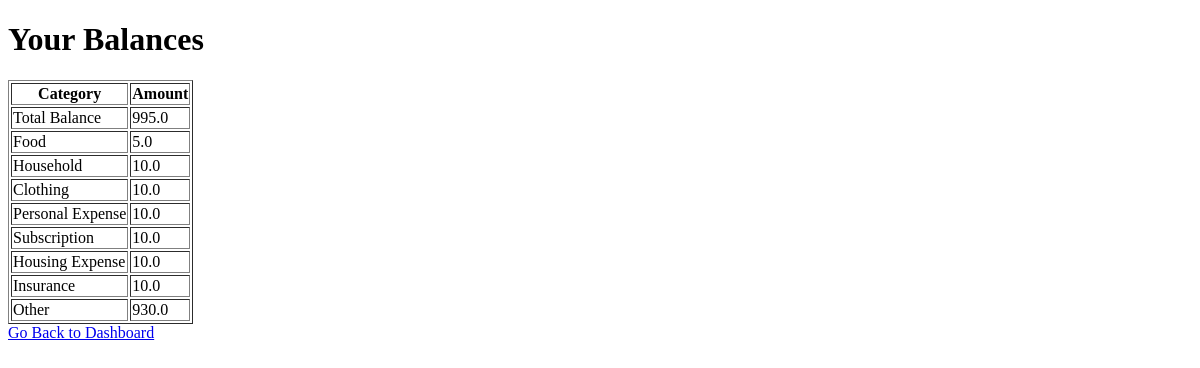
Page /check_balances (signed in) on the earlier database version.
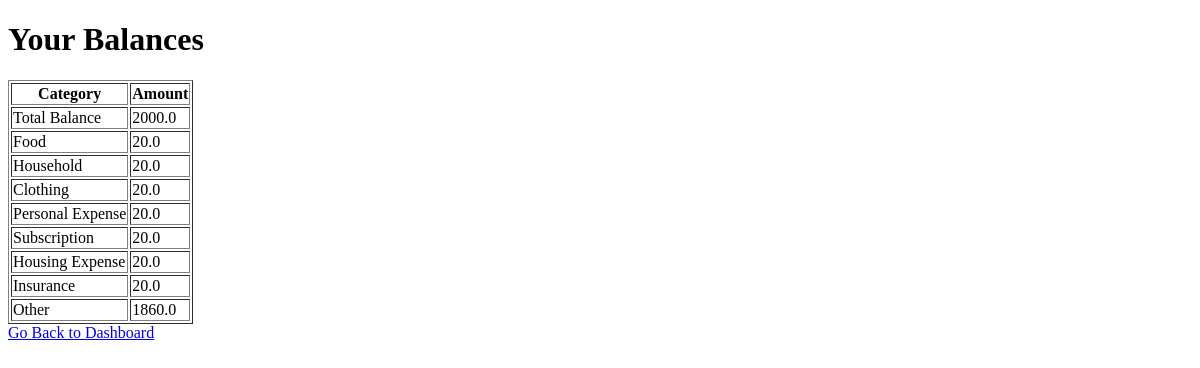
Same page on the later database version.
### models.py (models this page shows)
class Expense(db.Model):
    id = db.Column(db.Integer, primary_key=True)
    user_id = db.Column(db.Integer, db.ForeignKey('user.id'), nullable=False)
    total_balance = db.Column(db.Float, default=0)
    food = db.Column(db.Float, default=0)
    house_hold = db.Column(db.Float, default=0)
    clothing = db.Column(db.Float, default=0)
    personal_expense = db.Column(db.Float, default=0)
    subscription = db.Column(db.Float, default=0)
    housing_expense = db.Column(db.Float, default=0)
    insurance = db.Column(db.Float, default=0)
    other = db.Column(db.Float, default=0)

### app.py (the view)
@app.route('/check_balances', methods=['GET'])
def check_balances():
    if 'user_id' not in session:
        return redirect(url_for('login'))
    user_id = session['user_id']
    balances = Expense.query.filter_by(user_id=user_id).first()
    if not balances:
        return "No balances found. Please initialize them first."
    return render_template('check_balances.html', balances=balances)

### templates/check_balances.html (shortened to what this page needs)
<!DOCTYPE html>
<html lang="en">
<head>
</head>
<body>
    <h1>Your Balances</h1>
    <table border="1">
        <tr>
            <th>Category</th>
            <th>Amount</th>
        </tr>
        <tr>
            <td>Total Balance</td>
            <td>{{ balances['total_balance'] }}</td>
        </tr>
        <tr>
            <td>Food</td>
            <td>{{ balances['food'] }}</td>
        </tr>
        <tr>
            <td>Household</td>
            <td>{{ balances['house_hold'] }}</td>
        </tr>
        <tr>
            <td>Clothing</td>
            <td>{{ balances['clothing'] }}</td>
        </tr>
        <tr>
            <td>Personal Expense</td>
            <td>{{ balances['personal_expense'] }}</td>
        </tr>
        <tr>
            <td>Subscription</td>
            <td>{{ balances['subscription'] }}</td>
        </tr>
        <tr>
            <td>Housing Expense</td>
            <td>{{ balances['housing_expense'] }}</td>
        </tr>
        <tr>
            <td>Insurance</td>
            <td>{{ balances['insurance'] }}</td>
        </tr>
        <tr>
            <td>Other</td>
            <td>{{ balances['other'] }}</td>
        </tr>
    </table>
    <a href="{{ url_for('about') }}">Go Back to Dashboard</a>
</body>
</html>

Differences in the rows shown:
changed Expense: total_balance "995.0" → "2000.0"; food "5.0" → "20.0"; house_hold "10.0" → "20.0"; clothing "10.0" → "20.0"; personal_expense "10.0" → "20.0"; subscription "10.0" → "20.0"; housing_expense "10.0" → "20.0"; insurance "10.0" → "20.0"; other "930.0" → "1860.0"
